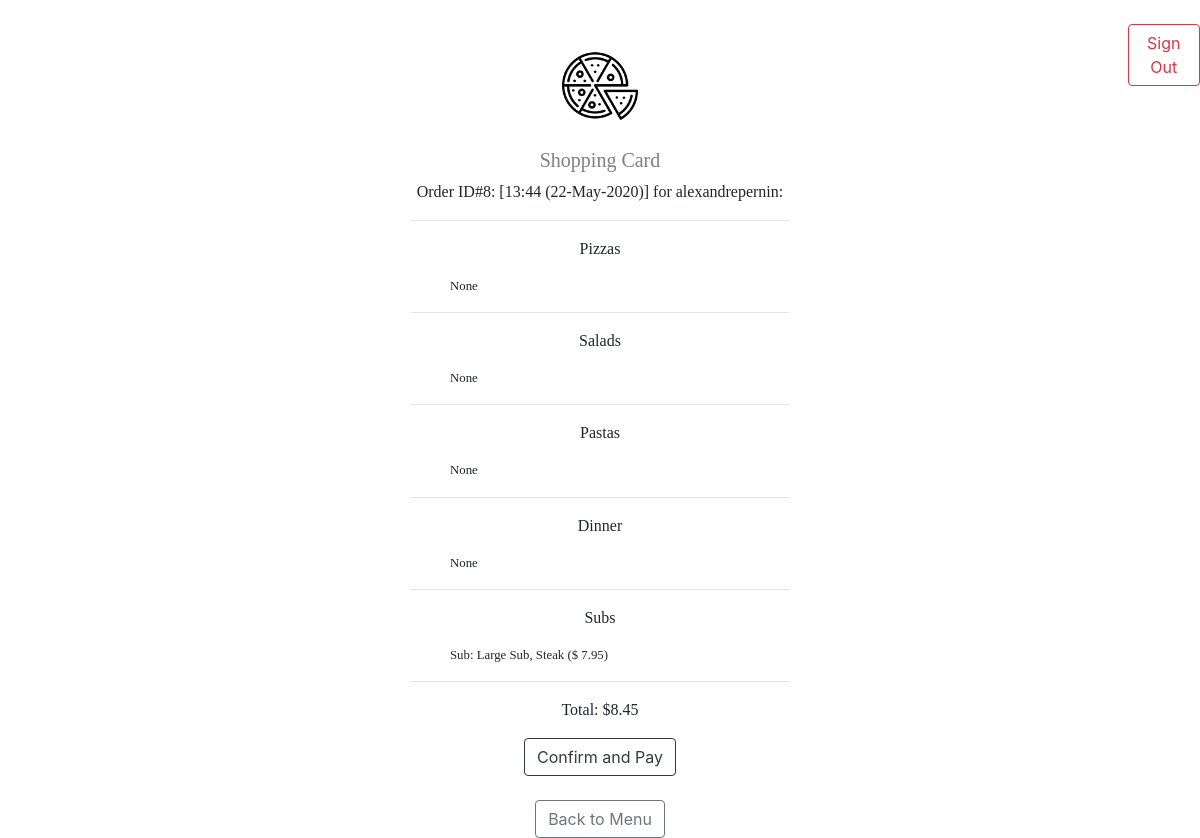
The page /ask_confirmation (signed in) on the database as committed earlier.
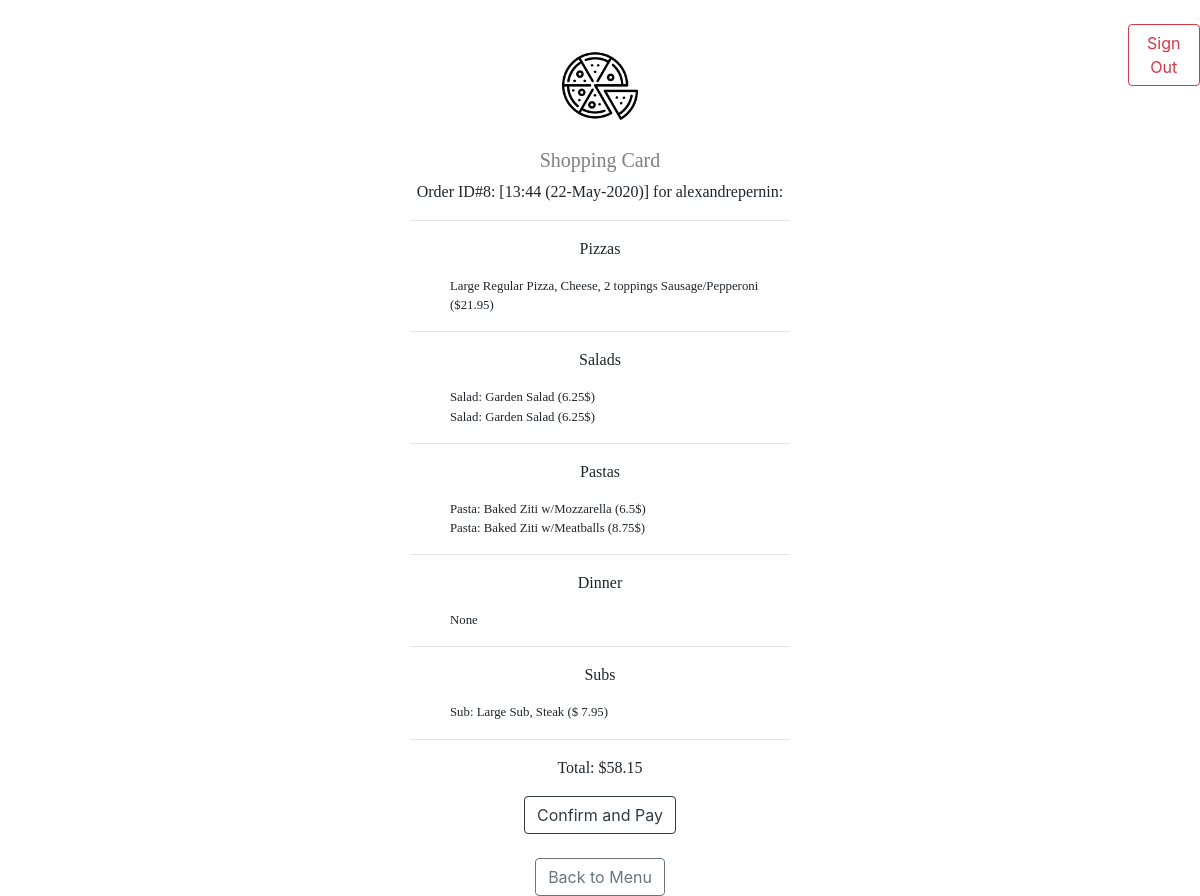
The same page on the database as committed later.
### orders/models.py (models this page shows, shortened)
class Order(models.Model):
    user = models.ForeignKey(User, on_delete=models.CASCADE)
    pizzas = models.ManyToManyField(Pizza, blank=True, related_name="orders")
    salads = models.ManyToManyField(Salad, blank=True, related_name="orders")
    pastas = models.ManyToManyField(Pasta, blank=True, related_name="orders")
    dinners = models.ManyToManyField(Dinner, blank=True, related_name="orders")
    subs = models.ManyToManyField(Sub, blank=True, related_name="orders")
    created = models.DateTimeField(auto_now_add=True)
    validated = models.BooleanField(default=False)
    total = models.FloatField(default=0)
    def __str__(self):
        date=self.created.strftime("%H:%M (%d-%b-%Y)")
        return f"Order ID#{self.id}: [{date}] for {self.user.username}"

class Sub(models.Model):
    name = models.CharField(max_length=64)
    size = models.CharField(max_length=1,choices=[('S', 'Small'), ('L', 'Large')], default='S')
    price_small = models.FloatField(default=0)
    price_large = models.FloatField(default=0)
    menu = models.BooleanField(default=False)
    extra_cheese = models.BooleanField(default=False)
    extras = models.ManyToManyField(SubExtra, blank=True, related_name="subs")
    def __str__(self):
        if self.menu==True:
            return f"{self.name} (S: ${self.price_small} / L: ${self.price_large})"
        else:
            if self.size=="S":
                return f"Small Sub, {self.name} ($ {self.price_small})"
            else:
                return f"Large Sub, {self.name} ($ {self.price_large})"

class Pizza(models.Model):
    type = models.CharField(max_length=8, choices=[('regular', 'Regular'), ('sicilian', 'Sicilian')], default='regular')
    name = models.CharField(max_length=7, choices=[('cheese', 'Cheese'), ('special', 'Special')], default='cheese')
    toppings_nb = models.IntegerField(default=0, choices=[(0,'No Topping'), (1,'1 Topping'), (2, '2 Topping'), (3,'3 Topping')])
    toppings = models.ManyToManyField(Topping, blank=True, related_name="pizzas")
    size = models.CharField(max_length=1,choices=[('S', 'Small'), ('L', 'Large')], default='S')
    price_small = models.FloatField(default=0)
    price_large = models.FloatField(default=0)
    menu = models.BooleanField(default=False)
    def __str__(self):
        if self.menu==True:
            return f"{self.type.capitalize()}, {self.name.capitalize()}, {self.toppings_nb} top. (S: ${self.price_small} / L: ${self.price_large})"
        else:
            topping_string=list(set([topping.name for topping in self.toppings.all()]))
            topping_string='/'.join(topping_string)
            if self.size=='S':
                return f"Small {self.type.capitalize()} Pizza, {self.name.capitalize()}, {self.toppings_nb} toppings {topping_string} (${self.price_small})"
            else:
                return f"Large {self.type.capitalize()} Pizza, {self.name.capitalize()}, {self.toppings_nb} toppings {topping_string} (${self.price_large})"

class Topping(models.Model):
    name = models.CharField(max_length=64)

class Salad(models.Model):
    name = models.CharField(max_length=64)
    price = models.FloatField()
    menu = models.BooleanField(default=False)
    def __str__(self):
        return "{} ({}$)".format(self.name, self.price)

class Pasta(models.Model):
    name = models.CharField(max_length=64)
    price = models.FloatField()
    menu = models.BooleanField(default=False)
    def __str__(self):
        return "{} ({}$)".format(self.name, self.price)

### orders/views.py (the view)
# urls.py: path("ask_confirmation", views.ask_confirmation, name="ask_confirmation"),
def ask_confirmation(request):
    if not request.user.is_authenticated:
        return render(request, "orders/login.html", {"message": None})
    context = {
        "Orders": Order.objects.filter(validated=False, user=request.user)
    }
    return render(request, "orders/confirm.html", context)

### orders/templates/orders/confirm.html (shortened to what this page needs)
{% load static %}
<!DOCTYPE html>
<html>
    <head>
        <link rel="stylesheet" href="https://stackpath.bootstrapcdn.com/bootstrap/4.4.1/css/bootstrap.min.css">
        <link rel="stylesheet" href="{% static 'orders/styles.css' %}">
    </head>
    <body>
      <div class="row">
        <div class="col-4"></div>
        <div class="col-4">
          <div style="display:inline-block;">
          <br>
          <br>
          <img class="image_confirmation" src ="{% static "orders/pizzaicon.jpg" %}">
          <br>
          <h5 class="menu_title"> Shopping Card </h5>
            {% for order in Orders %}
            <p class="shopping_list_title"> {{order}}: </p>
            <hr>
            <p class="shopping_list_title"> Pizzas </p>
            <ul>
                {% for pizza in order.pizzas.all %}
                <li> {{pizza}} </li>
                {% empty %}
                <li> None </li>
                {% endfor %}
            </ul>
            <hr>
            <p class="shopping_list_title"> Salads </p>
            <ul>
                {% for salad in order.salads.all %}
                <li> Salad: {{salad}} </li>
                {% empty %}
                <li> None </li>
                {% endfor %}
            </ul>
            <hr>
            <p class="shopping_list_title"> Pastas </p>
                <ul>
                  {% for pasta in order.pastas.all %}
                  <li> Pasta: {{pasta}} </li>
                  {% empty %}
                  <li> None </li>
                  {% endfor %}
                </ul>
            <hr>
            <p class="shopping_list_title"> Dinner </p>
            <ul>
              {% for dinner in order.dinners.all %}
              <li> Dinner: {{dinner}} </li>
              {% empty %}
              <li> None </li>
              {% endfor %}
            </ul>
            <hr>
            <p class="shopping_list_title"> Subs </p>
            <ul>
              {% for sub in order.subs.all %}
              <li> Sub: {{sub}} </li>
              {% empty %}
              <li> None </li>
              {% endfor %}
            </ul>
            <hr>
            <p class="shopping_list_title"> Total: ${{order.total}} </p>
            {% endfor %}
            <div style="text-align:center;">
            <a href="{% url 'confirm' %}" class="btn btn-outline-dark" role="button" aria-pressed="true">Confirm and Pay</a>
            </div>
            <br>
            <div style="text-align:center;">
            <a href="{% url 'index' %}" class="btn btn-outline-secondary" role="button" aria-pressed="true">Back to Menu</a>
            </div>
        </div>
        </div>
        <div class="col-3"></div>
        <div class="col-1">
          <br>
          <a href="{% url 'logout' %}" class="btn btn-outline-danger" role="button" aria-pressed="true"> Sign Out </a>
        </div>
      </div>
    </body>
</html>

Rows that differ between the two databases and show on the page:
changed Order: total "8.45" → "58.15"; no longer shows "None None None"
added Pizza: menu+id+size "Large Regular Pizza, Cheese, 2 toppings Sausage/Pepperoni ($21.95)"
added Salad: name+price "Garden Salad (6.25$)"
added Salad: name+price "Garden Salad (6.25$)"
added Pasta: name+price "Baked Ziti w/Mozzarella (6.5$)"
added Pasta: name+price "Baked Ziti w/Meatballs (8.75$)"
